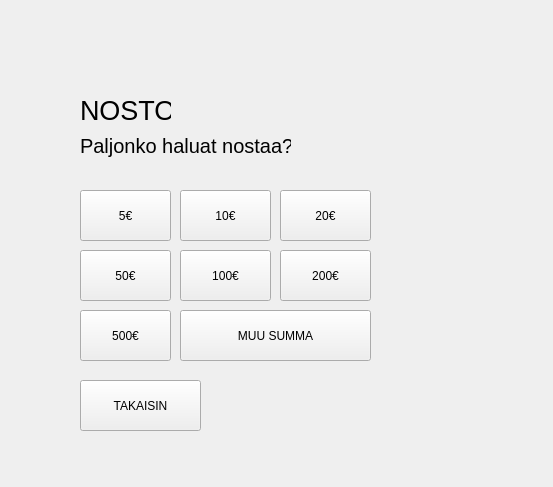
<?xml version="1.0" encoding="UTF-8"?>
<ui version="4.0">
 <class>nosto</class>
 <widget class="QWidget" name="nosto">
  <property name="geometry">
   <rect>
    <x>0</x>
    <y>0</y>
    <width>553</width>
    <height>487</height>
   </rect>
  </property>
  <property name="windowTitle">
   <string>Form</string>
  </property>
  <widget class="QLabel" name="no_label_otsikko">
   <property name="geometry">
    <rect>
     <x>80</x>
     <y>70</y>
     <width>91</width>
     <height>81</height>
    </rect>
   </property>
   <property name="font">
    <font>
     <pointsize>20</pointsize>
    </font>
   </property>
   <property name="text">
    <string>NOSTO</string>
   </property>
  </widget>
  <widget class="QLabel" name="no_label_emt">
   <property name="geometry">
    <rect>
     <x>80</x>
     <y>130</y>
     <width>211</width>
     <height>31</height>
    </rect>
   </property>
   <property name="font">
    <font>
     <pointsize>15</pointsize>
    </font>
   </property>
   <property name="text">
    <string>Paljonko haluat nostaa?</string>
   </property>
  </widget>
  <widget class="QPushButton" name="no_button_100">
   <property name="geometry">
    <rect>
     <x>180</x>
     <y>250</y>
     <width>91</width>
     <height>51</height>
    </rect>
   </property>
   <property name="text">
    <string>100€</string>
   </property>
  </widget>
  <widget class="QPushButton" name="no_button_MS">
   <property name="geometry">
    <rect>
     <x>180</x>
     <y>310</y>
     <width>191</width>
     <height>51</height>
    </rect>
   </property>
   <property name="text">
    <string>MUU SUMMA</string>
   </property>
  </widget>
  <widget class="QPushButton" name="no_button_50">
   <property name="geometry">
    <rect>
     <x>80</x>
     <y>250</y>
     <width>91</width>
     <height>51</height>
    </rect>
   </property>
   <property name="text">
    <string>50€</string>
   </property>
  </widget>
  <widget class="QPushButton" name="no_button_10">
   <property name="geometry">
    <rect>
     <x>180</x>
     <y>190</y>
     <width>91</width>
     <height>51</height>
    </rect>
   </property>
   <property name="text">
    <string>10€</string>
   </property>
  </widget>
  <widget class="QPushButton" name="no_button_20">
   <property name="geometry">
    <rect>
     <x>280</x>
     <y>190</y>
     <width>91</width>
     <height>51</height>
    </rect>
   </property>
   <property name="text">
    <string>20€</string>
   </property>
  </widget>
  <widget class="QPushButton" name="no_button_500">
   <property name="geometry">
    <rect>
     <x>80</x>
     <y>310</y>
     <width>91</width>
     <height>51</height>
    </rect>
   </property>
   <property name="text">
    <string>500€</string>
   </property>
  </widget>
  <widget class="QPushButton" name="no_button_5">
   <property name="geometry">
    <rect>
     <x>80</x>
     <y>190</y>
     <width>91</width>
     <height>51</height>
    </rect>
   </property>
   <property name="text">
    <string>5€</string>
   </property>
  </widget>
  <widget class="QPushButton" name="no_button_200">
   <property name="geometry">
    <rect>
     <x>280</x>
     <y>250</y>
     <width>91</width>
     <height>51</height>
    </rect>
   </property>
   <property name="text">
    <string>200€</string>
   </property>
  </widget>
  <widget class="QPushButton" name="no_button_takaisin">
   <property name="geometry">
    <rect>
     <x>80</x>
     <y>380</y>
     <width>121</width>
     <height>51</height>
    </rect>
   </property>
   <property name="text">
    <string>TAKAISIN</string>
   </property>
  </widget>
 </widget>
 <resources/>
 <connections/>
</ui>
